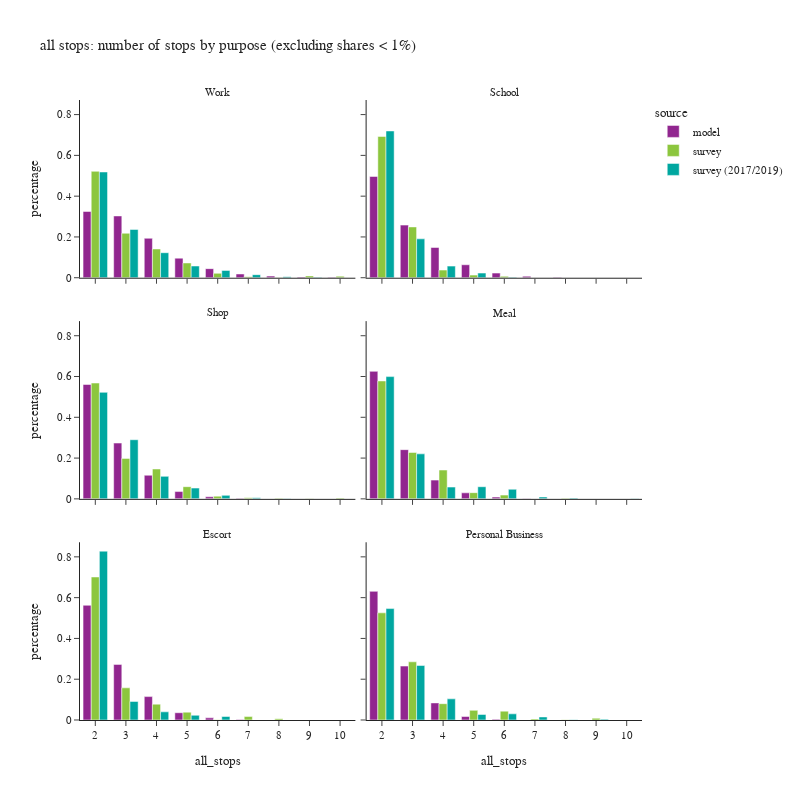

Notebook source saved alongside this figure:
### Code cell
df_plot = df_tour.groupby(['all_stops','pdpurp_label','source'])['toexpfac'].sum().reset_index()
df_plot['percentage'] = df_plot.groupby(['pdpurp_label','source'], group_keys=False)['toexpfac']. \
    apply(lambda x: x / float(x.sum()))
df_plot2 = df_plot.loc[(df_plot['percentage'] > 0.001) & (df_plot['all_stops'] <= 10)]

fig = px.bar(df_plot2.sort_values(['source','pdpurp_label']),
             x="all_stops", y="percentage", color="source",barmode="group",
             facet_col='pdpurp_label', facet_col_wrap=2,
             hover_data=['toexpfac'],
             title="all stops: number of stops by purpose (excluding shares < 1%)")
fig.update_layout(height=800, width=800)
fig.for_each_annotation(lambda a: a.update(text = a.text.split("=")[-1]))
fig.for_each_xaxis(lambda a: a.update(dict(dtick = 1, categoryorder='category ascending')))
fig.show()

### Figure 1 — Plotly figure (JSON) as saved in the notebook; plotly's stock layout.template omitted (floating-point values rounded to 4 significant figures)
{"data": [{"alignmentgroup": "True", "customdata": [[493326], [459955], [293662], [145798], [67741], [28052], [12055], [5875], [3640]], "hovertemplate": "source=model<br>pdpurp_label=Work<br>all_stops=%{x}<br>percentage=%{y}<br>toexpfac=%{customdata[0]}<extra></extra>", "legendgroup": "model", "marker": {"color": "#91268F", "pattern": {"shape": ""}}, "name": "model", "offsetgroup": "model", "orientation": "v", "showlegend": true, "textposition": "auto", "type": "bar", "x": [2, 3, 4, 5, 6, 7, 8, 9, 10], "xaxis": "x5", "y": [0.3249, 0.303, 0.1934, 0.09603, 0.04462, 0.01848, 0.00794, 0.00387, 0.002398], "yaxis": "y5"}, {"alignmentgroup": "True", "customdata": [[258652], [134369], [77269], [33146], [11845], [3782], [1051]], "hovertemplate": "source=model<br>pdpurp_label=School<br>all_stops=%{x}<br>percentage=%{y}<br>toexpfac=%{customdata[0]}<extra></extra>", "legendgroup": "model", "marker": {"color": "#91268F", "pattern": {"shape": ""}}, "name": "model", "offsetgroup": "model", "orientation": "v", "showlegend": false, "textposition": "auto", "type": "bar", "x": [2, 3, 4, 5, 6, 7, 8], "xaxis": "x6", "y": [0.4966, 0.258, 0.1484, 0.06364, 0.02274, 0.007261, 0.002018], "yaxis": "y6"}, {"alignmentgroup": "True", "customdata": [[405945], [198066], [83854], [25958], [7369], [1891]], "hovertemplate": "source=model<br>pdpurp_label=Shop<br>all_stops=%{x}<br>percentage=%{y}<br>toexpfac=%{customdata[0]}<extra></extra>", "legendgroup": "model", "marker": {"color": "#91268F", "pattern": {"shape": ""}}, "name": "model", "offsetgroup": "model", "orientation": "v", "showlegend": false, "textposition": "auto", "type": "bar", "x": [2, 3, 4, 5, 6, 7], "xaxis": "x3", "y": [0.5609, 0.2737, 0.1159, 0.03587, 0.01018, 0.002613], "yaxis": "y3"}, {"alignmentgroup": "True", "customdata": [[243747], [94076], [35829], [11524], [3379], [901]], "hovertemplate": "source=model<br>pdpurp_label=Meal<br>all_stops=%{x}<br>percentage=%{y}<br>toexpfac=%{customdata[0]}<extra></extra>", "legendgroup": "model", "marker": {"color": "#91268F", "pattern": {"shape": ""}}, "name": "model", "offsetgroup": "model", "orientation": "v", "showlegend": false, "textposition": "auto", "type": "bar", "x": [2, 3, 4, 5, 6, 7], "xaxis": "x4", "y": [0.6253, 0.2413, 0.09192, 0.02956, 0.008669, 0.002311], "yaxis": "y4"}, {"alignmentgroup": "True", "customdata": [[365342], [177164], [74553], [23164], [6780], [1817]], "hovertemplate": "source=model<br>pdpurp_label=Escort<br>all_stops=%{x}<br>percentage=%{y}<br>toexpfac=%{customdata[0]}<extra></extra>", "legendgroup": "model", "marker": {"color": "#91268F", "pattern": {"shape": ""}}, "name": "model", "offsetgroup": "model", "orientation": "v", "showlegend": false, "textposition": "auto", "type": "bar", "x": [2, 3, 4, 5, 6, 7], "xaxis": "x", "y": [0.5625, 0.2727, 0.1148, 0.03566, 0.01044, 0.002797], "yaxis": "y"}, {"alignmentgroup": "True", "customdata": [[258370], [108259], [34309], [6989], [1333]], "hovertemplate": "source=model<br>pdpurp_label=Personal Business<br>all_stops=%{x}<br>percentage=%{y}<br>toexpfac=%{customdata[0]}<extra></extra>", "legendgroup": "model", "marker": {"color": "#91268F", "pattern": {"shape": ""}}, "name": "model", "offsetgroup": "model", "orientation": "v", "showlegend": false, "textposition": "auto", "type": "bar", "x": [2, 3, 4, 5, 6], "xaxis": "x2", "y": [0.6309, 0.2644, 0.08378, 0.01707, 0.003255], "yaxis": "y2"}, {"alignmentgroup": "True", "customdata": [[724900.0], [303000.0], [195900.0], [100700.0], [30080.0], [7292.0], [2342.0], [12180.0], [10310.0]], "hovertemplate": "source=survey<br>pdpurp_label=Work<br>all_stops=%{x}<br>percentage=%{y}<br>toexpfac=%{customdata[0]}<extra></extra>", "legendgroup": "survey", "marker": {"color": "#8CC63E", "pattern": {"shape": ""}}, "name": "survey", "offsetgroup": "survey", "orientation": "v", "showlegend": true, "textposition": "auto", "type": "bar", "x": [2, 3, 4, 5, 6, 7, 8, 9, 10], "xaxis": "x5", "y": [0.5218, 0.2181, 0.141, 0.07246, 0.02166, 0.005249, 0.001686, 0.008768, 0.007419], "yaxis": "y5"}, {"alignmentgroup": "True", "customdata": [[338900.0], [121900.0], [18370.0], [6294.0], [3328.0]], "hovertemplate": "source=survey<br>pdpurp_label=School<br>all_stops=%{x}<br>percentage=%{y}<br>toexpfac=%{customdata[0]}<extra></extra>", "legendgroup": "survey", "marker": {"color": "#8CC63E", "pattern": {"shape": ""}}, "name": "survey", "offsetgroup": "survey", "orientation": "v", "showlegend": false, "textposition": "auto", "type": "bar", "x": [2, 3, 4, 5, 6], "xaxis": "x6", "y": [0.6929, 0.2492, 0.03755, 0.01287, 0.006804], "yaxis": "y6"}, {"alignmentgroup": "True", "customdata": [[370800.0], [129600.0], [95580.0], [39010.0], [8743.0], [3197.0], [2329.0], [1082.0], [2491.0]], "hovertemplate": "source=survey<br>pdpurp_label=Shop<br>all_stops=%{x}<br>percentage=%{y}<br>toexpfac=%{customdata[0]}<extra></extra>", "legendgroup": "survey", "marker": {"color": "#8CC63E", "pattern": {"shape": ""}}, "name": "survey", "offsetgroup": "survey", "orientation": "v", "showlegend": false, "textposition": "auto", "type": "bar", "x": [2, 3, 4, 5, 6, 7, 8, 9, 10], "xaxis": "x3", "y": [0.568, 0.1985, 0.1464, 0.05975, 0.01339, 0.004897, 0.003567, 0.001658, 0.003815], "yaxis": "y3"}, {"alignmentgroup": "True", "customdata": [[203000.0], [79910.0], [49640.0], [10720.0], [6456.0], [1011.0]], "hovertemplate": "source=survey<br>pdpurp_label=Meal<br>all_stops=%{x}<br>percentage=%{y}<br>toexpfac=%{customdata[0]}<extra></extra>", "legendgroup": "survey", "marker": {"color": "#8CC63E", "pattern": {"shape": ""}}, "name": "survey", "offsetgroup": "survey", "orientation": "v", "showlegend": false, "textposition": "auto", "type": "bar", "x": [2, 3, 4, 5, 6, 8], "xaxis": "x4", "y": [0.5782, 0.2276, 0.1414, 0.03054, 0.01839, 0.002878], "yaxis": "y4"}, {"alignmentgroup": "True", "customdata": [[382200.0], [85910.0], [42370.0], [20990.0], [720.2], [9197.0], [3358.0]], "hovertemplate": "source=survey<br>pdpurp_label=Escort<br>all_stops=%{x}<br>percentage=%{y}<br>toexpfac=%{customdata[0]}<extra></extra>", "legendgroup": "survey", "marker": {"color": "#8CC63E", "pattern": {"shape": ""}}, "name": "survey", "offsetgroup": "survey", "orientation": "v", "showlegend": false, "textposition": "auto", "type": "bar", "x": [2, 3, 4, 5, 6, 7, 8], "xaxis": "x", "y": [0.7013, 0.1577, 0.07775, 0.03852, 0.001322, 0.01688, 0.006163], "yaxis": "y"}, {"alignmentgroup": "True", "customdata": [[181900.0], [98730.0], [27680.0], [16400.0], [15060.0], [1797.0], [547.6], [3016.0]], "hovertemplate": "source=survey<br>pdpurp_label=Personal Business<br>all_stops=%{x}<br>percentage=%{y}<br>toexpfac=%{customdata[0]}<extra></extra>", "legendgroup": "survey", "marker": {"color": "#8CC63E", "pattern": {"shape": ""}}, "name": "survey", "offsetgroup": "survey", "orientation": "v", "showlegend": false, "textposition": "auto", "type": "bar", "x": [2, 3, 4, 5, 6, 7, 8, 9], "xaxis": "x2", "y": [0.5254, 0.2853, 0.07999, 0.0474, 0.04351, 0.005191, 0.001582, 0.008715], "yaxis": "y2"}, {"alignmentgroup": "True", "customdata": [[847900.0], [387100.0], [200600.0], [93810.0], [58800.0], [24630.0], [8261.0], [3577.0]], "hovertemplate": "source=survey (2017/2019)<br>pdpurp_label=Work<br>all_stops=%{x}<br>percentage=%{y}<br>toexpfac=%{customdata[0]}<extra></extra>", "legendgroup": "survey (2017/2019)", "marker": {"color": "#00A7A0", "pattern": {"shape": ""}}, "name": "survey (2017/2019)", "offsetgroup": "survey (2017/2019)", "orientation": "v", "showlegend": true, "textposition": "auto", "type": "bar", "x": [2, 3, 4, 5, 6, 7, 8, 9], "xaxis": "x5", "y": [0.5186, 0.2368, 0.1227, 0.05737, 0.03597, 0.01507, 0.005052, 0.002188], "yaxis": "y5"}, {"alignmentgroup": "True", "customdata": [[378100.0], [100200.0], [29920.0], [11990.0], [1509.0]], "hovertemplate": "source=survey (2017/2019)<br>pdpurp_label=School<br>all_stops=%{x}<br>percentage=%{y}<br>toexpfac=%{customdata[0]}<extra></extra>", "legendgroup": "survey (2017/2019)", "marker": {"color": "#00A7A0", "pattern": {"shape": ""}}, "name": "survey (2017/2019)", "offsetgroup": "survey (2017/2019)", "orientation": "v", "showlegend": false, "textposition": "auto", "type": "bar", "x": [2, 3, 4, 5, 6], "xaxis": "x6", "y": [0.7198, 0.1907, 0.05695, 0.02283, 0.002872], "yaxis": "y6"}, {"alignmentgroup": "True", "customdata": [[410700.0], [228000.0], [86710.0], [41560.0], [13530.0], [4125.0], [958.6]], "hovertemplate": "source=survey (2017/2019)<br>pdpurp_label=Shop<br>all_stops=%{x}<br>percentage=%{y}<br>toexpfac=%{customdata[0]}<extra></extra>", "legendgroup": "survey (2017/2019)", "marker": {"color": "#00A7A0", "pattern": {"shape": ""}}, "name": "survey (2017/2019)", "offsetgroup": "survey (2017/2019)", "orientation": "v", "showlegend": false, "textposition": "auto", "type": "bar", "x": [2, 3, 4, 5, 6, 7, 8], "xaxis": "x3", "y": [0.5223, 0.29, 0.1103, 0.05286, 0.0172, 0.005246, 0.001219], "yaxis": "y3"}, {"alignmentgroup": "True", "customdata": [[221400.0], [81520.0], [21320.0], [21990.0], [17360.0], [3375.0], [1382.0], [371.0], [620.3]], "hovertemplate": "source=survey (2017/2019)<br>pdpurp_label=Meal<br>all_stops=%{x}<br>percentage=%{y}<br>toexpfac=%{customdata[0]}<extra></extra>", "legendgroup": "survey (2017/2019)", "marker": {"color": "#00A7A0", "pattern": {"shape": ""}}, "name": "survey (2017/2019)", "offsetgroup": "survey (2017/2019)", "orientation": "v", "showlegend": false, "textposition": "auto", "type": "bar", "x": [2, 3, 4, 5, 6, 7, 8, 9, 10], "xaxis": "x4", "y": [0.5995, 0.2207, 0.05773, 0.05954, 0.047, 0.009138, 0.00374, 0.001004, 0.001679], "yaxis": "y4"}, {"alignmentgroup": "True", "customdata": [[360100.0], [39600.0], [17410.0], [10040.0], [7440.0]], "hovertemplate": "source=survey (2017/2019)<br>pdpurp_label=Escort<br>all_stops=%{x}<br>percentage=%{y}<br>toexpfac=%{customdata[0]}<extra></extra>", "legendgroup": "survey (2017/2019)", "marker": {"color": "#00A7A0", "pattern": {"shape": ""}}, "name": "survey (2017/2019)", "offsetgroup": "survey (2017/2019)", "orientation": "v", "showlegend": false, "textposition": "auto", "type": "bar", "x": [2, 3, 4, 5, 6], "xaxis": "x", "y": [0.828, 0.09105, 0.04004, 0.02309, 0.01711], "yaxis": "y"}, {"alignmentgroup": "True", "customdata": [[445200.0], [217700.0], [84550.0], [22150.0], [24560.0], [12190.0], [902.1], [3342.0]], "hovertemplate": "source=survey (2017/2019)<br>pdpurp_label=Personal Business<br>all_stops=%{x}<br>percentage=%{y}<br>toexpfac=%{customdata[0]}<extra></extra>", "legendgroup": "survey (2017/2019)", "marker": {"color": "#00A7A0", "pattern": {"shape": ""}}, "name": "survey (2017/2019)", "offsetgroup": "survey (2017/2019)", "orientation": "v", "showlegend": false, "textposition": "auto", "type": "bar", "x": [2, 3, 4, 5, 6, 7, 8, 9], "xaxis": "x2", "y": [0.5463, 0.2671, 0.1037, 0.02718, 0.03014, 0.01495, 0.001107, 0.004101], "yaxis": "y2"}], "layout": {"annotations": [{"font": {}, "showarrow": false, "text": "Escort", "x": 0.245, "xanchor": "center", "xref": "paper", "y": 0.2867, "yanchor": "bottom", "yref": "paper"}, {"font": {}, "showarrow": false, "text": "Personal Business", "x": 0.755, "xanchor": "center", "xref": "paper", "y": 0.2867, "yanchor": "bottom", "yref": "paper"}, {"font": {}, "showarrow": false, "text": "Shop", "x": 0.245, "xanchor": "center", "xref": "paper", "y": 0.6433, "yanchor": "bottom", "yref": "paper"}, {"font": {}, "showarrow": false, "text": "Meal", "x": 0.755, "xanchor": "center", "xref": "paper", "y": 0.6433, "yanchor": "bottom", "yref": "paper"}, {"font": {}, "showarrow": false, "text": "Work", "x": 0.245, "xanchor": "center", "xref": "paper", "y": 1.0, "yanchor": "bottom", "yref": "paper"}, {"font": {}, "showarrow": false, "text": "School", "x": 0.755, "xanchor": "center", "xref": "paper", "y": 1.0, "yanchor": "bottom", "yref": "paper"}], "barmode": "group", "height": 800, "legend": {"title": {"text": "source"}, "tracegroupgap": 0}, "title": {"text": "all stops: number of stops by purpose (excluding shares < 1%)"}, "width": 800, "xaxis": {"anchor": "y", "categoryorder": "category ascending", "domain": [0, 0.49], "dtick": 1, "title": {"text": "all_stops"}}, "xaxis2": {"anchor": "y2", "categoryorder": "category ascending", "domain": [0.51, 1], "dtick": 1, "matches": "x", "title": {"text": "all_stops"}}, "xaxis3": {"anchor": "y3", "categoryorder": "category ascending", "domain": [0, 0.49], "dtick": 1, "matches": "x", "showticklabels": false}, "xaxis4": {"anchor": "y4", "categoryorder": "category ascending", "domain": [0.51, 1], "dtick": 1, "matches": "x", "showticklabels": false}, "xaxis5": {"anchor": "y5", "categoryorder": "category ascending", "domain": [0, 0.49], "dtick": 1, "matches": "x", "showticklabels": false}, "xaxis6": {"anchor": "y6", "categoryorder": "category ascending", "domain": [0.51, 1], "dtick": 1, "matches": "x", "showticklabels": false}, "yaxis": {"anchor": "x", "domain": [0, 0.2867], "title": {"text": "percentage"}}, "yaxis2": {"anchor": "x2", "domain": [0, 0.2867], "matches": "y", "showticklabels": false}, "yaxis3": {"anchor": "x3", "domain": [0.3567, 0.6433], "matches": "y", "title": {"text": "percentage"}}, "yaxis4": {"anchor": "x4", "domain": [0.3567, 0.6433], "matches": "y", "showticklabels": false}, "yaxis5": {"anchor": "x5", "domain": [0.7133, 1.0], "matches": "y", "title": {"text": "percentage"}}, "yaxis6": {"anchor": "x6", "domain": [0.7133, 1.0], "matches": "y", "showticklabels": false}}}
